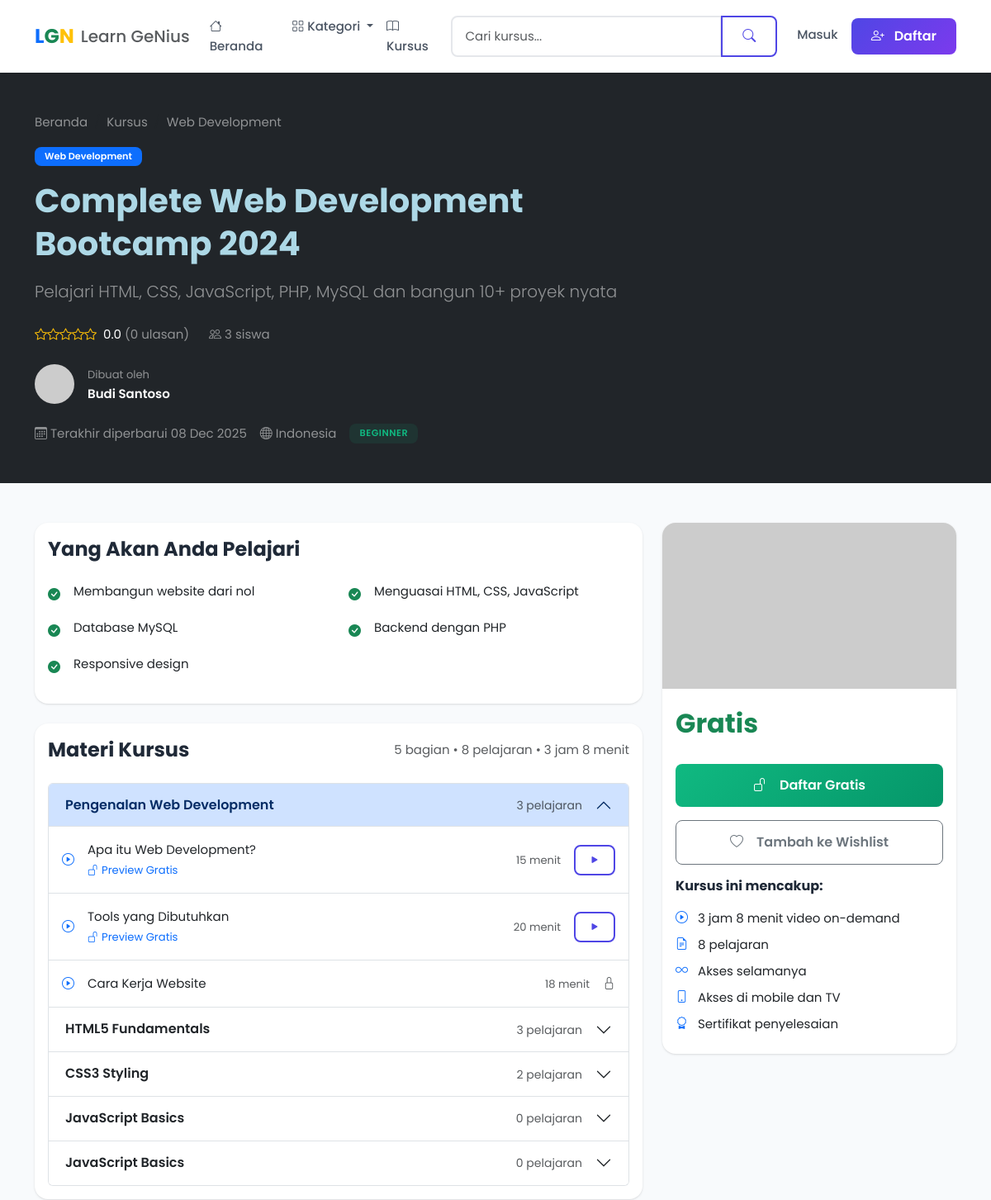
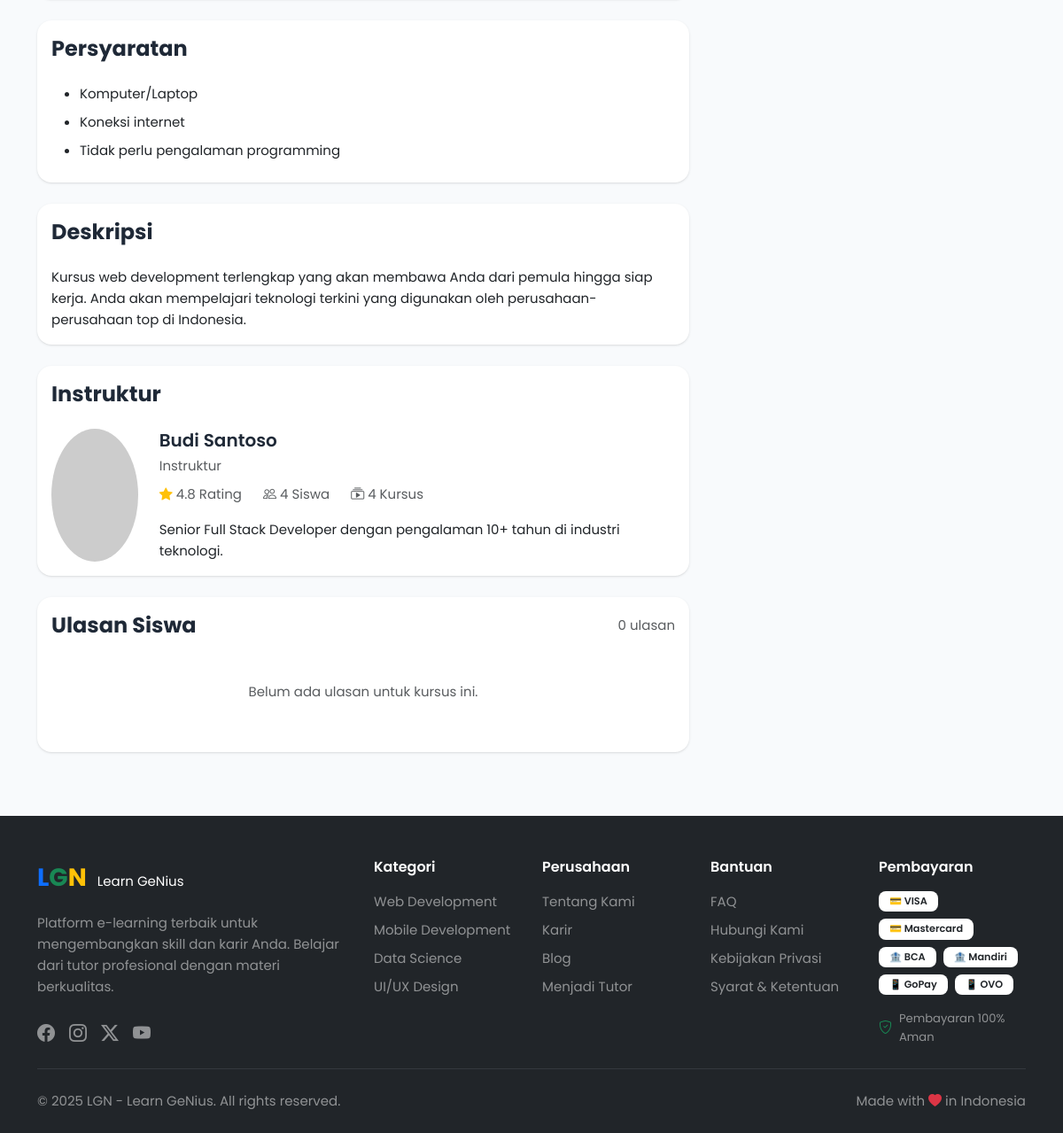
Screenshot of /pages/course_detail.php?slug=complete-web-development-bootcamp-2024 with the database file from the repository (2 pictures, top to bottom).
### tables this page shows
CREATE TABLE `courses` (
  `id` int(11) NOT NULL,
  `tutor_id` int(11) NOT NULL,
  `category_id` int(11) NOT NULL,
  `title` varchar(255) NOT NULL,
  `slug` varchar(255) NOT NULL,
  `short_description` varchar(500) DEFAULT NULL,
  `description` text DEFAULT NULL,
  `thumbnail` varchar(255) DEFAULT NULL,
  `preview_video_id` varchar(255) DEFAULT NULL,
  `price` decimal(12,2) NOT NULL DEFAULT 0.00,
  `discount_price` decimal(12,2) DEFAULT NULL,
  `level` enum('beginner','intermediate','advanced') DEFAULT 'beginner',
  `language` varchar(50) DEFAULT 'Indonesia',
  `requirements` text DEFAULT NULL,
  `what_you_learn` text DEFAULT NULL,
  `duration_hours` int(11) DEFAULT 0,
  `total_lessons` int(11) DEFAULT 0,
  `is_published` tinyint(1) DEFAULT 0,
  `is_featured` tinyint(1) DEFAULT 0,
  `created_at` timestamp NOT NULL DEFAULT current_timestamp(),
  `updated_at` timestamp NOT NULL DEFAULT current_timestamp() ON UPDATE current_timestamp()
);

CREATE TABLE `categories` (
  `id` int(11) NOT NULL,
  `name` varchar(100) NOT NULL,
  `slug` varchar(100) NOT NULL,
  `description` text DEFAULT NULL,
  `icon` varchar(50) DEFAULT 'bi-folder',
  `color` varchar(20) DEFAULT '#4f46e5',
  `is_active` tinyint(1) DEFAULT 1,
  `created_at` timestamp NOT NULL DEFAULT current_timestamp()
);

CREATE TABLE `users` (
  `id` int(11) NOT NULL,
  `name` varchar(100) NOT NULL,
  `email` varchar(100) NOT NULL,
  `password` varchar(255) NOT NULL,
  `role` enum('student','tutor','admin') DEFAULT 'student',
  `avatar` varchar(255) DEFAULT NULL,
  `bio` text DEFAULT NULL,
  `phone` varchar(20) DEFAULT NULL,
  `is_active` tinyint(1) DEFAULT 1,
  `email_verified_at` timestamp NULL DEFAULT NULL,
  `created_at` timestamp NOT NULL DEFAULT current_timestamp(),
  `updated_at` timestamp NOT NULL DEFAULT current_timestamp() ON UPDATE current_timestamp()
);

CREATE TABLE `course_sections` (
  `id` int(11) NOT NULL,
  `course_id` int(11) NOT NULL,
  `title` varchar(255) NOT NULL,
  `description` text DEFAULT NULL,
  `order_number` int(11) DEFAULT 0,
  `created_at` timestamp NOT NULL DEFAULT current_timestamp()
);

CREATE TABLE `lessons` (
  `id` int(11) NOT NULL,
  `section_id` int(11) NOT NULL,
  `title` varchar(255) NOT NULL,
  `description` text DEFAULT NULL,
  `content_type` enum('video','article','quiz') DEFAULT 'video',
  `google_drive_file_id` varchar(255) DEFAULT NULL,
  `google_drive_url` varchar(500) DEFAULT NULL,
  `article_content` longtext DEFAULT NULL,
  `duration_minutes` int(11) DEFAULT 0,
  `order_number` int(11) DEFAULT 0,
  `is_preview` tinyint(1) DEFAULT 0,
  `resources` text DEFAULT NULL,
  `created_at` timestamp NOT NULL DEFAULT current_timestamp(),
  `updated_at` timestamp NOT NULL DEFAULT current_timestamp() ON UPDATE current_timestamp()
);

### pages/course_detail.php (the view, shortened to what the rows shown need)
<?php
require_once __DIR__ . '/../includes/functions.php';
$slug = sanitize($_GET['slug'] ?? '');
$db = getDB();
$stmt = $db->prepare("
    SELECT
        c.*,
        cat.name as category_name,
        cat.slug as category_slug,
        u.id as tutor_id,
        u.name as tutor_name,
        u.avatar as tutor_avatar,
        u.bio as tutor_bio,
        (SELECT COUNT(*) FROM courses WHERE tutor_id = u.id AND is_published = 1) as tutor_courses,
        (SELECT COUNT(*) FROM enrollments e JOIN courses co ON e.course_id = co.id WHERE co.tutor_id = u.id) as tutor_students,
        (SELECT COUNT(*) FROM enrollments WHERE course_id = c.id) as enrollment_count,
        (SELECT AVG(rating) FROM reviews WHERE course_id = c.id AND is_approved = 1) as avg_rating,
        (SELECT COUNT(*) FROM reviews WHERE course_id = c.id AND is_approved = 1) as review_count
    FROM courses c
    JOIN categories cat ON c.category_id = cat.id
    JOIN users u ON c.tutor_id = u.id
    WHERE c.slug = ? AND c.is_published = 1
");
$stmt->execute([$slug]);
$course = $stmt->fetch();
$stmt = $db->prepare("SELECT * FROM course_sections WHERE course_id = ? ORDER BY order_number");
$stmt->execute([$course['id']]);
$sections = $stmt->fetchAll();
foreach ($sections as &$section) {
    $stmt = $db->prepare("SELECT * FROM lessons WHERE section_id = ? ORDER BY order_number");
    $stmt->execute([$section['id']]);
    $section['lessons'] = $stmt->fetchAll();
}
$isEnrolled = isLoggedIn() ? isEnrolled($_SESSION['user_id'], $course['id']) : false;
$whatYouLearn = $course['what_you_learn'] ? explode('|', $course['what_you_learn']) : [];
$requirements = $course['requirements'] ? explode('|', $course['requirements']) : [];
require_once __DIR__ . '/../includes/header.php';
?>
<main>
    <section class="bg-dark text-white py-5">
        <div class="container">
            <div class="row">
                <div class="col-lg-8">
                    <nav aria-label="breadcrumb">
                        <ol class="breadcrumb breadcrumb-dark">
                            <li class="breadcrumb-item"><a href="/pages/courses.php?category=<?= $course['category_slug'] ?>" class="text-white-50"><?= htmlspecialchars($course['category_name']) ?></a></li>
                        </ol>
                    </nav>
                    <span class="badge bg-primary mb-3"><?= htmlspecialchars($course['category_name']) ?></span>
                    <h1 class="fw-bold mb-3" style="color: lightblue;"><?= htmlspecialchars($course['title']) ?></h1>
                    <p class="lead text-white-50 mb-4"><?= htmlspecialchars($course['short_description']) ?></p>
                    <div class="d-flex flex-wrap align-items-center gap-4 mb-4">
                        <div class="d-flex align-items-center">
                        </div>
                        <span class="text-white-50">
                        </span>
                    </div>
                    <div class="d-flex align-items-center mb-4">
                        <img src="<?= getUserAvatar($course, 48) ?>"
                             alt="<?= htmlspecialchars($course['tutor_name']) ?>"
                             class="rounded-circle me-3"
                             width="48"
                             height="48"
                             style="object-fit: cover;"
                             onerror="this.src='https://ui-avatars.com/api/?name=Tutor&background=4f46e5&color=fff&size=48'">
                        <div>
                            <small class="text-white-50">Dibuat oleh</small>
                            <div class="fw-semibold"><?= htmlspecialchars($course['tutor_name']) ?></div>
                        </div>
                    </div>
                    <div class="d-flex flex-wrap gap-3 text-white-50">
                        <span><i class="bi bi-calendar3 me-1"></i>Terakhir diperbarui <?= formatDate($course['updated_at']) ?></span>
                        <span><i class="bi bi-globe me-1"></i><?= $course['language'] ?: 'Indonesia' ?></span>
                        <span class="badge badge-level <?= $course['level'] ?>"><?= ucfirst($course['level']) ?></span>
                    </div>
                </div>
            </div>
        </div>
    </section>
    <section class="py-5">
        <div class="container">
            <div class="row">
                <div class="col-lg-8">
                    <?php if (!empty($whatYouLearn)): ?>
                    <div class="card mb-4">
                        <div class="card-body">
                            <div class="row">
                                <?php foreach ($whatYouLearn as $item): ?>
                                <div class="col-md-6 mb-3">
                                    <div class="d-flex">
                                        <i class="bi bi-check-circle-fill text-success me-3 mt-1"></i>
                                        <span><?= htmlspecialchars(trim($item)) ?></span>
                                    </div>
                                </div>
                                <?php endforeach; ?>
                            </div>
                        </div>
                    </div>
                    <?php endif; ?>
                    <div class="card mb-4">
                        <div class="card-body">
                            <div class="accordion" id="curriculumAccordion">
                                <?php foreach ($sections as $index => $section): ?>
                                <div class="accordion-item">
                                    <h2 class="accordion-header">
                                        <button class="accordion-button <?= $index > 0 ? 'collapsed' : '' ?>" type="button"
                                                data-bs-toggle="collapse" data-bs-target="#section<?= $section['id'] ?>">
                                            <div class="d-flex justify-content-between align-items-center w-100 me-3">
                                                <span class="fw-semibold"><?= htmlspecialchars($section['title']) ?></span>
                                                <span class="text-muted small">
                                                    <?= count($section['lessons']) ?> pelajaran
                                                </span>
                                            </div>
                                        </button>
                                    </h2>
                                    <div id="section<?= $section['id'] ?>"
                                         class="accordion-collapse collapse <?= $index === 0 ? 'show' : '' ?>"
                                         data-bs-parent="#curriculumAccordion">
                                        <div class="accordion-body p-0">
                                            <ul class="list-group list-group-flush">
                                                <?php foreach ($section['lessons'] as $lesson): ?>
                                                <li class="list-group-item d-flex justify-content-between align-items-center py-3">
                                                    <div class="d-flex align-items-center">
                                                        <i class="bi <?= $lesson['content_type'] === 'video' ? 'bi-play-circle' : 'bi-file-text' ?> me-3 text-primary"></i>
                                                        <div>
                                                            <div><?= htmlspecialchars($lesson['title']) ?></div>
                                                            <?php if ($lesson['is_preview']): ?>
                                                            <small class="text-primary">
                                                                <i class="bi bi-unlock me-1"></i>Preview Gratis
                                                            </small>
                                                            <?php endif; ?>
                                                        </div>
                                                    </div>
                                                    <div class="d-flex align-items-center gap-3">
                                                        <span class="text-muted small"><?= $lesson['duration_minutes'] ?> menit</span>
                                                        <?php if ($lesson['is_preview']): ?>
                                                        <button class="btn btn-sm btn-outline-primary preview-btn"
                                                                data-lesson-id="<?= $lesson['id'] ?>">
                                                            <i class="bi bi-play-fill"></i>
                                                        </button>
                                                        <?php elseif (!$isEnrolled): ?>
                                                        <i class="bi bi-lock text-muted"></i>
                                                        <?php endif; ?>
                                                    </div>
                                                </li>
                                                <?php endforeach; ?>
                                            </ul>
                                        </div>
                                    </div>
                                </div>
                                <?php endforeach; ?>
                            </div>
                        </div>
                    </div>
                    <?php if (!empty($requirements)): ?>
                    <div class="card mb-4">
                        <div class="card-body">
                            <ul class="mb-0">
                                <?php foreach ($requirements as $req): ?>
                                <li class="mb-2"><?= htmlspecialchars(trim($req)) ?></li>
                                <?php endforeach; ?>
                            </ul>
                        </div>
                    </div>
                    <?php endif; ?>
                    <div class="card mb-4">
                        <div class="card-body">
                            <h4 class="fw-bold mb-4">Deskripsi</h4>
                            <div class="course-description">
                                <?= nl2br(htmlspecialchars($course['description'])) ?>
                            </div>
                        </div>
                    </div>
                    <div class="card mb-4">
                        <div class="card-body">
                            <div class="d-flex">
                                <div>
                                    <h5 class="fw-semibold mb-1"><?= htmlspecialchars($course['tutor_name']) ?></h5>
                                    <p class="text-muted mb-2">Instruktur</p>
                                    <div class="d-flex gap-4 mb-3 text-muted">
                                        <span><i class="bi bi-star-fill text-warning me-1"></i>4.8 Rating</span>
                                        <span><i class="bi bi-people me-1"></i><?= number_format($course['tutor_students']) ?> Siswa</span>
                                        <span><i class="bi bi-collection-play me-1"></i><?= $course['tutor_courses'] ?> Kursus</span>
                                    </div>
                                    <p class="mb-0"><?= nl2br(htmlspecialchars($course['tutor_bio'] ?: 'Instruktur profesional dengan pengalaman di bidangnya.')) ?></p>
                                </div>
                            </div>
                        </div>
                    </div>
                </div>
            </div>
        </div>
    </section>
</main>
<?php require_once __DIR__ . '/../includes/footer.php'; ?>

### rows the page displays
courses: category.name "Web Development", title "Complete Web Development Bootcamp 2024", short_description "Pelajari HTML, CSS, JavaScript, PHP, MySQL dan bangun 10+ proyek nyata", tutor.name "Budi Santoso", updated_at "08 Dec 2025", language "Indonesia", level "BEGINNER", what_you_learn "Membangun website dari nol", what_you_learn "Menguasai HTML, CSS, JavaScript", what_you_learn "Database MySQL", what_you_learn "Backend dengan PHP", what_you_learn "Responsive design", requirements "Komputer/Laptop", requirements "Koneksi internet", requirements "Tidak perlu pengalaman programming", description "Kursus web development terlengkap yang akan membawa Anda dari pemula hingga siap kerja. Anda akan mempelajari teknologi terkini yang digunakan oleh perusahaan-perusahaan top di Indonesia.", tutor.bio "Senior Full Stack Developer dengan pengalaman 10+ tahun di industri teknologi."
course_sections: title "Pengenalan Web Development", count($section['lessons']) "3"
lessons: title "Apa itu Web Development?", is_preview 1 (drawn), duration_minutes "15"
lessons: title "Tools yang Dibutuhkan", is_preview 1 (drawn), duration_minutes "20"
lessons: title "Cara Kerja Website", duration_minutes "18", is_preview 0 (drawn)
course_sections: title "HTML5 Fundamentals", count($section['lessons']) "3"
course_sections: title "CSS3 Styling", count($section['lessons']) "2"
course_sections: title "JavaScript Basics", count($section['lessons']) "0"

### other values shown
$course['avg_rating'] ?: 0 "0.0"
$course['review_count'] "0"
$course['enrollment_count'] "3"
count($sections) "5"
$totalLessons "8"
formatDuration($totalDuration) "3 jam 8 menit"
$course['tutor_students'] "4"
$course['tutor_courses'] "4"
